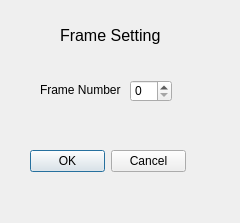
<?xml version="1.0" encoding="UTF-8"?>
<ui version="4.0">
 <class>Form</class>
 <widget class="QWidget" name="Form">
  <property name="geometry">
   <rect>
    <x>0</x>
    <y>0</y>
    <width>240</width>
    <height>223</height>
   </rect>
  </property>
  <property name="windowTitle">
   <string>Form</string>
  </property>
  <widget class="QDialogButtonBox" name="buttonBox">
   <property name="geometry">
    <rect>
     <x>30</x>
     <y>150</y>
     <width>156</width>
     <height>23</height>
    </rect>
   </property>
   <property name="standardButtons">
    <set>QDialogButtonBox::Cancel|QDialogButtonBox::Ok</set>
   </property>
  </widget>
  <widget class="QLabel" name="label">
   <property name="geometry">
    <rect>
     <x>60</x>
     <y>20</y>
     <width>121</width>
     <height>31</height>
    </rect>
   </property>
   <property name="text">
    <string>&lt;html&gt;&lt;head/&gt;&lt;body&gt;&lt;p&gt;&lt;span style=&quot; font-size:12pt;&quot;&gt;Frame Setting&lt;/span&gt;&lt;/p&gt;&lt;/body&gt;&lt;/html&gt;</string>
   </property>
  </widget>
  <widget class="QLabel" name="label_2">
   <property name="geometry">
    <rect>
     <x>40</x>
     <y>80</y>
     <width>81</width>
     <height>20</height>
    </rect>
   </property>
   <property name="text">
    <string>Frame Number:</string>
   </property>
  </widget>
  <widget class="QSpinBox" name="frame_Box">
   <property name="geometry">
    <rect>
     <x>130</x>
     <y>80</y>
     <width>42</width>
     <height>22</height>
    </rect>
   </property>
  </widget>
 </widget>
 <resources/>
 <connections/>
</ui>
